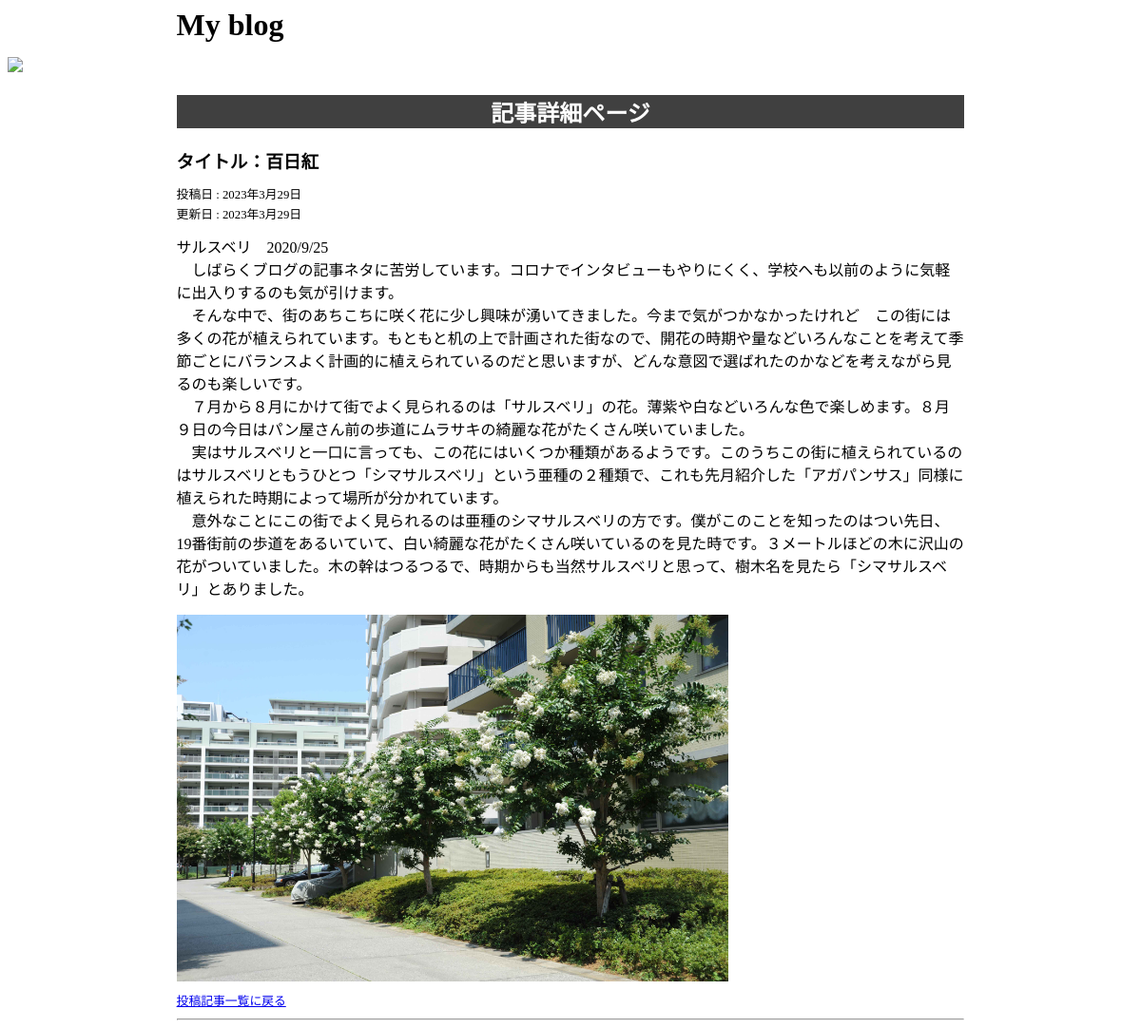
Page /blog/detail/1 on the committed database.
### blog/models.py (models this page shows, shortened)
class Post(models.Model):
    title = models.CharField(max_length=40)
    text = models.TextField()
    image = models.ImageField(null = True, upload_to='media/images/')
    posted_at = models.DateField()
    updated_at = models.DateField()

### blog/views.py (the view)
# urls.py: path('detail/<int:post_id>',views.detail,name='detail')
def detail(request,post_id):
    post = Post.objects.get(id=post_id)
    params = {
        'id':post_id,
        'post':post,
    }
    return render(request, 'blog/detail.html',params)

### blog/templates/blog/detail.html (shortened to what this page needs)
{% load static %}
<!DOCTYPE html>
<html lang="ja">
<head>
    <link rel="stylesheet" href="{% static 'blog/css/style.css' %}">
</head>
<body>
    <h1>My blog</h1>
    <img src="{% static 'blog/images/TopPhoto.jpg' %}">
    <div class="container">
    <h2>記事詳細ページ</h2>
    <div>
    <h3>タイトル：{{ post.title }}</h3>
    <p class="day">投稿日 : {{ post.posted_at }}</p>
    <p class="day">更新日 : {{ post.updated_at }}</p>
        <div class="post_text">
            <p>{{ post.text|linebreaks }}</p>
        </div>
        <div class="post_image">
            <img src="{{ post.image.url }}" >
        </div>
    <p class="day"><a href="{% url 'index' %}">投稿記事一覧に戻る </a></p>
    <hr />
    </div>
    </div>
</body>
</html>

### blog/static/blog/css/style.css (style rules this page uses)
h1 { font-weight: 600; color: #000; width: 70%; margin: 0 auto 15px auto; }
h2 { text-align: center; color: #fff; background-color: #404040; }
img { width: 100%; max-width: 1200px; margin: 0 auto; }
.container { width: 70%; margin: 0 auto; }
.day { font-size: 0.8em; line-height: 0.7; }
.post_image { width: 70%; }

### rows in the picture
Post: title "百日紅", posted_at "2023年3月29日", updated_at "2023年3月29日", text "サルスベリ 2020/9/25 しばらくブログの記事ネタに苦労しています。コロナでインタビューもやりにくく、学校へも以前のように気軽に出入りするのも気が引けます。 そんな中で、街のあちこちに咲く花に少し興味が湧いてきました。今まで気がつかなかったけれど この街には多くの花が植えられています。もともと机の上で計画された街なので、開花の時期や量などいろんなことを考えて季節ごとにバランスよく計画的に植えられているのだと思いますが、どんな意図で選ばれたのかなどを考えながら見るのも楽しいです。 ７月から８月にかけて街でよく見られるのは「サルスベリ」の花。薄紫や白などいろんな色で楽しめます。８月９日の今日はパン屋さん前の歩道にムラサキの綺麗な花がたくさん咲いていました。 実はサルスベリと一口に言っても、この花にはいくつか種類があるようです。このうちこの街に植えられているのはサルスベリともうひとつ「シマサルスベリ」という亜種の２種類で、これも先月紹介した「アガパンサス」同様に植えられた時期によって場所が分かれています。 意外なことにこの街でよく見られるのは亜種のシマサルスベリの方です。僕がこのことを知ったのはつい先日、19番街前の歩道をあるいていて、白い綺麗な花がたくさん咲いているのを見た時です。３メートルほどの木に沢山の花がついていました。木の幹はつるつるで、時期からも当然サルスベリと思って、樹木名を見たら「シマサルスベリ」とありました。", image (picture)
